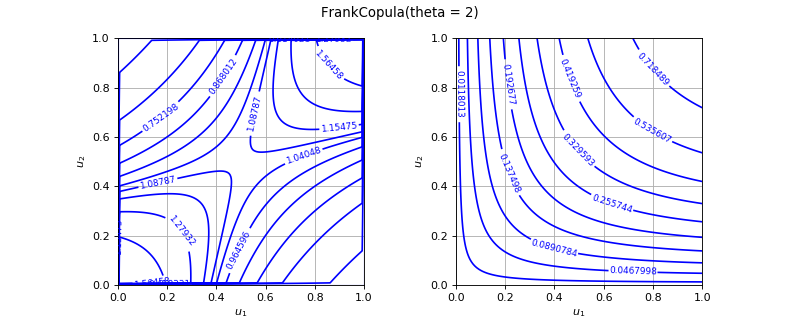

Generate this figure with Python:
import openturns as ot
from matplotlib import pyplot as plt
from openturns.viewer import View
if (ot.FrankCopula().__class__.__name__=='SklarCopula'):
  myStudent = ot.Student(3.0, [1.0]*2, [3.0]*2, ot.CorrelationMatrix(2))
  copula =  ot.SklarCopula(myStudent)
else:
  copula = ot.FrankCopula()
if copula.getDimension() == 1:
    copula = ot.FrankCopula(2)
copula.setDescription(['$u_1$', '$u_2$'])
pdf_graph = copula.drawPDF()
cdf_graph = copula.drawCDF()
fig = plt.figure(figsize=(10, 4))
plt.suptitle(str(copula))
pdf_axis = fig.add_subplot(121)
cdf_axis = fig.add_subplot(122)
View(pdf_graph, figure=fig, axes=[pdf_axis], add_legend=False)
View(cdf_graph, figure=fig, axes=[cdf_axis], add_legend=False)
pdf_axis.set_aspect('equal')
cdf_axis.set_aspect('equal')
